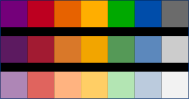

Write the Python code that produced this figure.
import json
import re
import xml.etree.ElementTree as ET
from collections import OrderedDict
from typing import Dict, Tuple, Type
import os

import numpy as np
from drawsvg import Drawing, Rectangle


def load_color_data(json_path: str) -> Dict[str, Tuple[int, int, int]]:
    """
    Load color data from a JSON file.

    Args:
        json_path (str): Path to the JSON color data file.

    Returns:
        dict: A dictionary containing color names as keys and RGB tuples as values.
    """
    with open(json_path, "r") as json_file:
        color_data = json.load(json_file)
    return color_data


def find_closest_color(
    target_rgb: Tuple[int, int, int], color_data: Dict[str, Tuple[int, int, int]]
) -> str:
    """
    Find the closest color name in the color data based on RGB distance from a hex value.

    Args:
        target_rgb (str): RGB list as values.
        color_data (dict): Dictionary containing color names as keys and RGB tuples as values.

    Returns:
        str: The closest color name.
    """

    color_names = list(color_data.keys())
    color_rgbs = np.array(list(color_data.values()))

    rgb_distances = np.sqrt(np.sum((np.array(color_rgbs) - target_rgb) ** 2, axis=1))
    closest_color_index = np.argmin(rgb_distances)

    return color_names[closest_color_index]


def hex_to_rgb(value: str) -> Tuple[int, int, int]:
    """
    Convert a hex color value to an RGB tuple.

    Args:
        value (str): Hexadecimal color value (e.g., '#FF0000').

    Returns:
        tuple: RGB tuple (red, green, blue) corresponding to the hex color value.
    """
    value = value.lstrip("#")
    lv = len(value)
    return tuple(int(value[i : i + lv // 3], 16) for i in range(0, lv, lv // 3))


class GPL_palette:
    def __init__(self, name, columns):
        self.name = name
        self.columns = columns
        self.colors = OrderedDict()
        self.comment = None

    def add_color(self, color_name, rgb_list):
        self.colors[color_name] = rgb_list

    def save(self, output_gpl_file: str):
        """
        Save the extracted colors as a GIMP palette file.

        Args:
            output_gpl_file (str): Path to the output GIMP palette file.
        """
        with open(output_gpl_file, "w") as output_file:
            output_file.write("GIMP Palette\n")
            output_file.write(f"Name: {self.name}\n")
            if self.comment:
                output_file.write(f"# {self.comment}\n")
            output_file.write(f"Columns: {self.columns}\n")

            for color_name, rgb_list in self.colors.items():
                # Convert RGB list to formatted string
                rgb_color = " ".join(str(value) for value in rgb_list)
                output_file.write(f"{rgb_color} {color_name}\n")

    def load(gpl_filename: str) -> Type["GPL_palette"]:
        """
        Load colors from a GIMP palette (GPL) file and populate the GPL_palette instance.

        Args:
            gpl_filename (str): Path to the GIMP palette (GPL) file.
        """
        if not gpl_filename.endswith(".gpl"):
            raise ValueError("Invalid file format. Expected a .gpl file.")

        color_pattern = re.compile(r"(\d+)\s+(\d+)\s+(\d+)\s+(.+)")

        palette = GPL_palette(
            "Placeholder Name", columns=0
        )  # Create a placeholder palette

        with open(gpl_filename, "r") as gpl_file:
            lines = gpl_file.readlines()

            for line in lines:
                line = line.strip()
                if line.startswith("Name:"):
                    palette.name = line.split(":", 1)[1].strip()
                elif line.startswith("Columns:"):
                    palette.columns = int(line.split(":", 1)[1].strip())
                elif line.startswith("#"):
                    palette.comment = line[1:]
                elif line and line[0].isdigit():
                    match = color_pattern.match(line)
                    if match:
                        r, g, b, color_name = match.groups()
                        palette.add_color(color_name, [int(r), int(g), int(b)])

        return palette

    def generate_latex(self) -> str:
        """
        Generate LaTeX code for color definitions.
        """
        latex_code = "% Define the colors you want\n"
        latex_code += "\\usepackage{xcolor}\n"

        for color_name, rgb_list in self.colors.items():
            r, g, b = rgb_list
            latex_color_name = color_name.replace(" ", "_")
            latex_color_definition = (
                "\\definecolor{"
                + latex_color_name
                + "}{RGB}{"
                + f"{r}, {g}, {b}"
                + "}\n"
            )
            latex_code += latex_color_definition

        return latex_code

    # SVG methods
    @staticmethod
    def extract_from_svg(svg_file: str, columns=3) -> Type["GPL_palette"]:
        """
        Extract unique color values from an SVG file's 'fill' and 'stroke' attributes.

        Args:
            svg_file (str): Path to the SVG file.

        Returns:
            GPL_palette: A GPL_palette instance containing extracted color information.
        """
        color_data = load_color_data("colors.json")

        base_filename = os.path.basename(svg_file)
        filename_without_extension = os.path.splitext(base_filename)[0]
        palette = GPL_palette(filename_without_extension, columns=columns)
        palette.comment = f"Extracted from {base_filename}"

        tree = ET.parse(svg_file)
        root = tree.getroot()

        color_pattern = re.compile(r"#(?:[0-9a-fA-F]{3}){1,2}\b")

        for element in root.iter():
            for attr_name in ["fill", "stroke"]:
                if attr_name in element.attrib:
                    color_value = element.attrib[attr_name]
                    color_matches = color_pattern.findall(color_value)
                    for hex_color in color_matches:
                        rgb_color = hex_to_rgb(hex_color)
                        palette.add_color(
                            find_closest_color(rgb_color, color_data), rgb_color
                        )

        return palette

    def create_svg(self, output_svg_path: str, colors_per_row: int = 2):
        """
        Create an SVG file with a grid of squares for each color.

        Args:
            colors (OrderedDict): Ordered dictionary containing color names as keys and RGB color lists as values.
            output_svg_path (str): Path to the output SVG file.
            colors_per_row (int, optional): Number of colors per row in the grid. Default is 2.
        """
        num_colors = len(self.colors)
        rows = (
            num_colors + colors_per_row - 1
        ) // colors_per_row  # Calculate number of rows based on colors_per_row

        square_size = 10  # 10mm per side

        svg_width = colors_per_row * square_size
        svg_height = rows * square_size

        drawing = Drawing(svg_width, svg_height)

        color_list = list(
            self.colors.items()
        )  # Convert OrderedDict items to a list of (color_name, rgb_list) tuples

        for row in range(rows):
            for col in range(colors_per_row):
                color_index = row * colors_per_row + col
                if color_index >= num_colors:
                    break

                x = col * square_size
                y = row * square_size

                color_name, rgb_list = color_list[color_index]
                rgb_string = "rgb({}, {}, {})".format(*rgb_list)
                rect = Rectangle(x, y, square_size, square_size, fill=rgb_string)
                drawing.append(rect)

        drawing.save_svg(output_svg_path)
